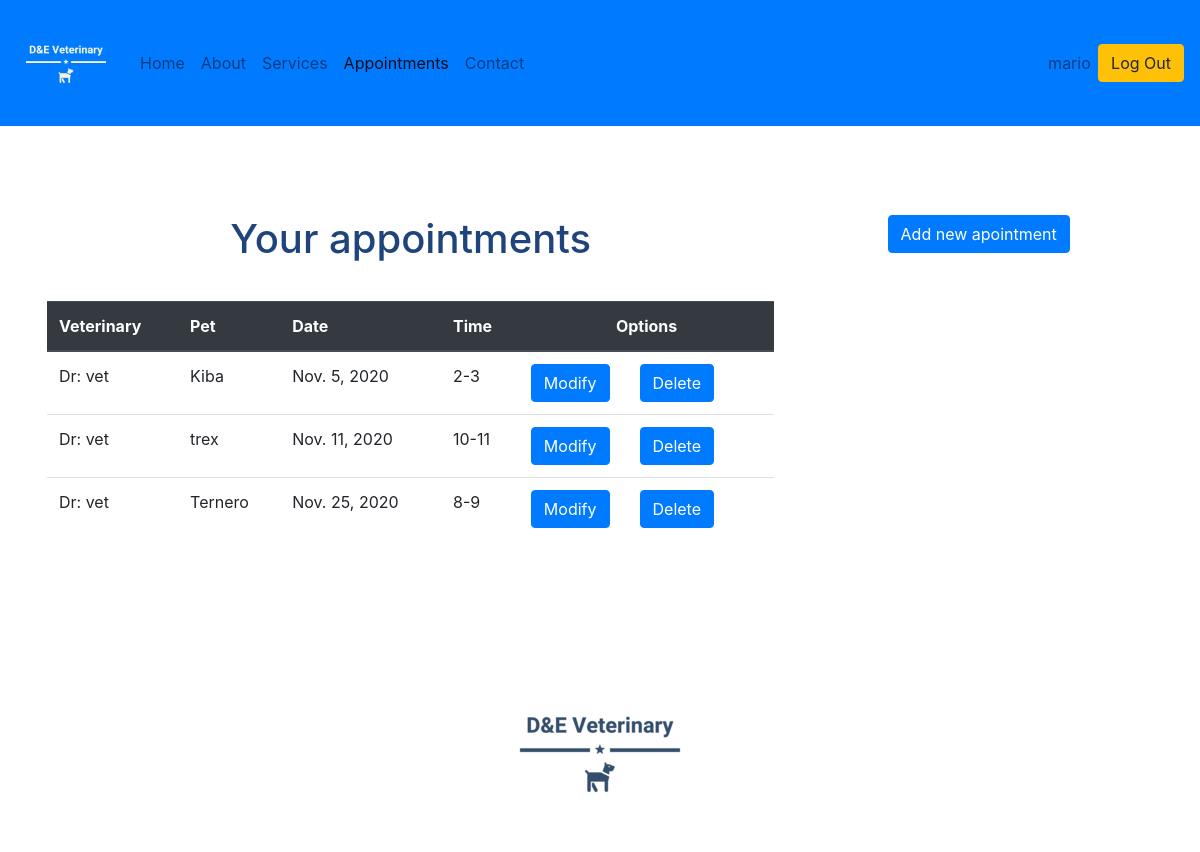
Page /app (signed in) on the earlier database version.
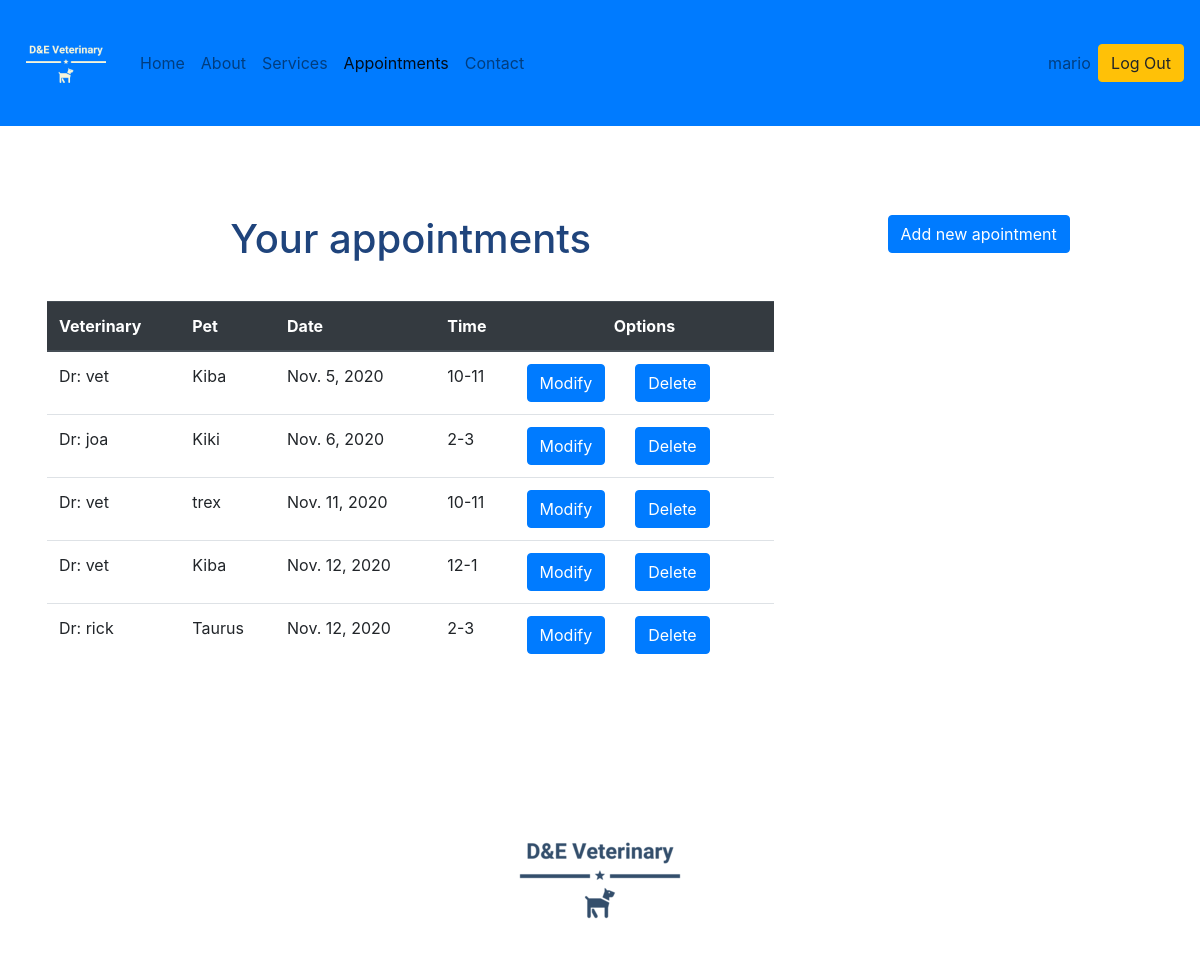
Same page on the later database version.
### appointments/models.py (models this page shows, shortened)
class Appointments(models.Model):
    client = models.ForeignKey(Client,on_delete=models.CASCADE)
    veterinary = models.ForeignKey(Veterinary,on_delete=models.CASCADE)
    date = models.DateField()
    time = models.CharField(max_length=5,choices=HOURS)
    pet = models.ForeignKey(Pet,on_delete=models.CASCADE)
    reason = models.CharField(max_length=30)
    req_date = models.DateTimeField()

class Veterinary(models.Model):
    username = models.CharField(max_length=10)
    name = models.CharField(max_length=50)
    email = models.EmailField()
    password = models.CharField(max_length=20)
    telephone = models.PositiveIntegerField()

class Pet(models.Model):
    owner = models.ForeignKey(Client,on_delete=models.CASCADE)
    name = models.CharField(max_length=20)
    gender = models.CharField(max_length=1,choices=GENDERS)
    age = models.PositiveIntegerField()
    species = models.CharField(max_length=20)

### appointments/views.py (the view)
# urls.py: path('app', views.app, name='app'),
def app(request):
    username=''
    try:
        username=request.session['username']
    except KeyError:
        request.session['username']=''
    if username=='':
        userlogform=UserLogForm()
        context={
            'username': username,
            'userlogform': userlogform,
            'note':'',
        }
        return render(request,'appointments/login.html',context)
    else:
        uname=request.session['username']
        client_object=Client.objects.get(username=uname)
        user_apps=Appointments.objects.filter(client=client_object).order_by('date')
        if user_apps.count()>0:
            has_apps=True
        else:
            has_apps=False
        note="Your appointments"
        context = {
            'note': note,
            'username': uname,
            'user_apps':user_apps,
            'has_apps':has_apps,
        }
        return render(request,'appointments/summary.html',context)

### appointments/templates/appointments/summary.html (shortened to what this page needs)
{% extends 'appointments/base.html' %}
{% load static %}
{% load widget_tweaks %}
{% load bootstrap4 %}
{% block block_app %}
<li class="nav-item active">
  <a class="nav-link" href="{% url 'appointments:app' %}">Appointments<span class="sr-only">(current)</span></a>
</li>
{% endblock %}
{% block content %}
    <div class="jumbotron" style="background-color: rgb(255, 255, 255) !important;">
    <div class="container">
      <div class="row">
        <div class="col-8">
          <h1 style="text-align: center; color: rgb(31, 68, 124);">Your appointments</h1>
          {% if has_apps%}
            <table class="table">
              <thead class="thead-dark">
                <tr>
                  <th scope="col">Veterinary</th>
                  <th scope="col">Pet</th>
                  <th scope="col">Date</th>
                  <th scope="col">Time</th>
                  <th scope="col" class="text-center">Options</th>
                </tr>
              </thead>
              <tbody>
                {% for appointment in user_apps%}
                <tr>
                  <td>Dr: {{appointment.veterinary.name}}</td>
                  <td>{{appointment.pet.name}}</td>
                  <td>{{appointment.date}}</td>
                  <td>{{appointment.time}}</td>
                  <td>
                    <div class="row">
                      <form action="{% url 'appointments:usermodapp' appointment.id %}" method="POST">
                        <div class="col-md-12 text-center">
                          <input class="btn btn-primary" type="submit" value="Modify">
                        </div>
                      </form>
                      <form action="{% url 'appointments:userdelapp' appointment.id %}" method="POST">
                        <div class="col-md-12 text-center">
                          <input class="btn btn-primary" type="submit" value="Delete">
                        </div>
                      </form>
                    </div>
                  </td>
                </tr>
                {% endfor %}
              </tbody>
            </table>
          {% else %}
          <p style="margin-bottom:1cm;"></p>
          <h4 style="text-align: center;">You have no registered appointments</h4>
          {% endif%}
        </div>
        <div class="col-4">
          <form action="{% url 'appointments:usernewapp' %}" method="POST">
            <div class="col-md-12 text-center">
              <input class="btn btn-primary" type="submit" value="Add new apointment">
            </div>
          </form>
        </div>
      </div>
    </div>
  </div>
{% endblock %}
{% block footer %}
<div class="container text-center">
  <img class="img-rounded" src="{% static 'images/logot.png' %}" alt="Card image cap">
</div>
{% endblock %}

### appointments/templates/appointments/base.html (shortened to what this page needs)
<!DOCTYPE html>
<html>
  <head>
  </head>
  <body>
    {% load static %}
    {% load widget_tweaks %}
    {% load bootstrap4 %}
    {% bootstrap_css %}
    <link rel="stylesheet" href="{% static 'css/custom-style.css' %}">
    <nav class="navbar navbar-expand-lg fixed-top navbar-light bg-primary">
      <a class="navbar-brand"  href="#" >
        <img src="{% static 'images/logo_transparent.png' %}" height="100">
      </a>
      <div class="collapse navbar-collapse" id="navbarText">
        <ul class="navbar-nav mr-auto">
          {% block block_home %}
          <li class="nav-item">
            <a class="nav-link" href="{% url 'appointments:home' %}">Home</a>
          </li>
          {% endblock %}
          {% block block_about %}
          <li class="nav-item">
            <a class="nav-link" href="{% url 'appointments:about' %}">About</a>
          </li>
          {% endblock %}
          {% block block_services %}
          <li class="nav-item">
            <a class="nav-link" href="{% url 'appointments:services' %}">Services</a>
          </li>
          {% endblock %}
          {% block block_app %}{% endblock %}
          {% block block_contact %}
          <li class="nav-item">
            <a class="nav-link" href="{% url 'appointments:contact' %}">Contact</a>
          </li>
          {% endblock %}
        </ul>
        <span class="navbar-text" style="width: 50px;">{{username}}</span>
        {% if username == ''%}
          <form class="form-inline" action="{% url 'appointments:login' %}" method="POST">
            {% csrf_token %}
            <button class="btn btn-success" type="submit">Log In</button>
          </form>
        {% else %}
          <form class="form-inline" action="{% url 'appointments:logout' %}" method="POST">
            <button class="btn btn-warning" type="submit">Log Out</button>
          </form>
        {% endif%}
      </div>
    </nav>
    {% block content %}
    {% endblock %}
  </body>
  {% block footer %}{% endblock %}
</html>

Differences in the rows shown:
removed Appointments: veterinary.name "vet", pet.name "Kiba", date "Nov. 5, 2020", time "2-3"
removed Appointments: veterinary.name "vet", pet.name "Ternero", date "Nov. 25, 2020", time "8-9"
added Appointments: veterinary.name "vet", pet.name "Kiba", date "Nov. 5, 2020", time "10-11"
added Appointments: veterinary.name "joa", pet.name "Kiki", date "Nov. 6, 2020", time "2-3"
added Appointments: veterinary.name "vet", pet.name "Kiba", date "Nov. 12, 2020", time "12-1"
added Appointments: veterinary.name "rick", pet.name "Taurus", date "Nov. 12, 2020", time "2-3"
